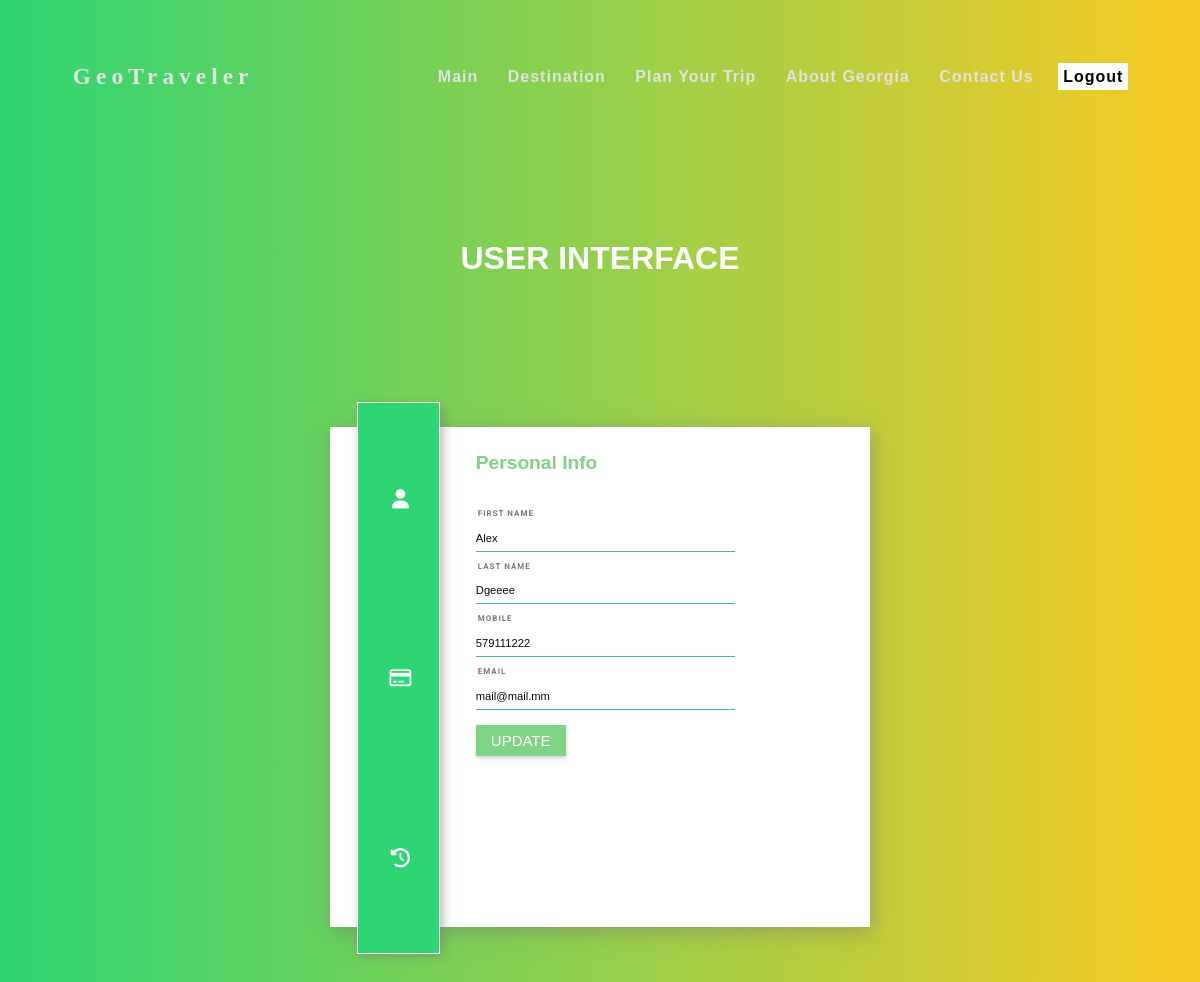
Screenshot of /userProfile.php (signed in) with the database file from the repository.
### tables this page shows
CREATE TABLE `users` (
  `id` int(11) NOT NULL,
  `name` varchar(50) DEFAULT NULL,
  `surname` varchar(50) DEFAULT NULL,
  `mobile` varchar(15) DEFAULT NULL,
  `email` varchar(50) DEFAULT NULL,
  `username` varchar(50) NOT NULL,
  `password` varchar(255) NOT NULL,
  `registeredAt` datetime NOT NULL
);

### back-end/php/user.php (called while the page is built, shortened)
<?php
require_once 'config.php';
    class user{
        private $db;
        function __construct($conn){
            $this->db = $conn;
        }
        public function getUserbyUsername($username){
            try{
                $sql = "select * from geotraveler.users where username = :username";
                $stmt = $this->db->prepare($sql);
                $stmt->bindparam(':username',$username);
                $stmt->execute();
                $result = $stmt->fetch();
                return $result;
            }catch (PDOException $e) {
                    echo $e->getMessage();
                    return false;
            }
        }
         public function getCard($userID){
            try{
                $sql = "select * from geotraveler.cards where userid = :id";
                $stmt = $this->db->prepare($sql);
                $stmt->bindparam(':id',$userID);
                $stmt->execute();
                $result = $stmt->fetch();
                return $result;
            }catch(PDOException $e){
                echo $e->getMessage();
                return false;
            }
        }
    }
?>

### back-end/php/config.php (called while the page is built, shortened)
<?php
require_once 'crud.php';
require_once 'user.php';
$user = new user($pdo);
?>

### userProfile.php (the view, shortened to what this page needs)
<?php
require_once dirname(__FILE__).'/back-end/php/crud.php';
require_once dirname(__FILE__).'/back-end/php/user.php';
if(isset($_SESSION["loggedin"]) && $_SESSION["loggedin"] === true){
    $result = $user->getUserbyUsername($_SESSION["username"]);
    $uid = $_SESSION["userID"];
    $card = $user->getCard($uid);
}else{
    echo "<script> window.alert('ERROR please login!!!'); window.location.replace('loginForm.php'); </script>";
}
?>
<!doctype html>
<html lang="en">
<head>
    <link rel="stylesheet" href="https://cdnjs.cloudflare.com/ajax/libs/font-awesome/5.13.0/css/all.min.css">
    <link rel="stylesheet" href="css/userCSS.css">
    <link rel="stylesheet" href="path/to/font-awesome/css/font-awesome.min.css">
</head>
<body>
<section class="header">
    <NAV class="navigation">
        <div class="logo">
            <a href="index.php"><h3>GeoTraveler</h3></a>
        </div>
        <ul class="nav-links">
            <li><a href="index.php"> Main </a></li>
            <li><a href="destination.php"> Destination </a></li>
            <li><a href="PlanYourTrip.php"> Plan Your Trip </a></li>
            <li><a href="AboutGeorgia.php"> About Georgia </a></li>
            <li><a href="contactus.php"> Contact Us </a></li>
            <li>
                <?php
                if(isset($_SESSION["loggedin"]) && $_SESSION["loggedin"] === true){
                   echo ' <label id="LoginF" for="show" class="show-btn"><a style=\'color : black; background-color: white;\' href="logout.php">   Logout  </a></label>';
                }else{
                    echo ' <label id="LoginF" for="show" class="show-btn"><a style=\'color : black; background-color: white;\' href="loginForm.php">   Login  </a>  </label>  ';
                }
                ?>
                </li>
        </ul>
    </NAV>
</section>
<div class="user-interface">
    <h1>USER INTERFACE</h1>
</div>
<section class="user-main-container">
    <div class="user-container">
        <div class="left-box">
            <nav class="user-navigation">
                <a onclick="tabs(0)" class="tab active"><i class="fa fa-user"></i></a>
                <a onclick="tabs(1)" class="tab"><i class="fa fa-credit-card"></i></a>
                <a id = "reservT" onclick="tabs(2)" class="tab"><i class="fa fa-history"></i></a>
            </nav>
        </div>
        <div class="right-box">
        <form action="updateProfile.php" method="POST">
            <div class="profile tab-show">
                <h1>Personal Info</h1>
                <h2>First Name</h2>
                <input type="text" name="Uname" class="input-info" value="<?php echo $result['name'] ?>" >
                <h2>Last Name</h2>
                <input type="text" name="Usurname" class="input-info" value="<?php echo $result['surname'] ?>">
                <h2>Mobile</h2>
                <input type="text" name="Umobile" class="input-info" value="<?php echo $result['mobile'] ?>">
                <h2>Email</h2>
                <input type="mail" name="Uemail" class="input-info" value="<?php echo $result['email'] ?>">
                <button id = "updateProfile" class="user-btn">Update</button>
                <br></br>
            </div>
        </form>
        </div>
    </div>
</section>
</body>

### css/userCSS.css (style rules this page uses)
body { background:linear-gradient(to right, #2ed573, #f9ca24); overflow-x: hidden; }
.navigation { position: fixed; width:100%; display: flex; justify-content: space-around; align-items: center; min-height:8vh; font-family: 'Poppins', sans-serif; z-index: 10; }
.logo { color:rgb(226, 226, 226); text-transform: capitalize; letter-spacing: 5px; font-size:20px; font-family: cursive; }
.logo a { text-decoration: none; color:rgb(226, 226, 226); }
.nav-links { display:flex; align-items: center; justify-content: space-around; width: 45%; }
.nav-links li { list-style: none; display: inline-block; }
.nav-links a { color:rgb(226, 226, 226); text-decoration:none; letter-spacing: 1px; font-weight:bold; font-size:16px; transition: 0.6s ease; border: 1px transparent; padding: 5px; }
.user-interface h1 { padding-top: 200px; display: flex; justify-content: center; text-align: center; align-items: center; font-weight: bold; font-size: 32px; color:#fff; }
.user-main-container { background: #fff; width: 540px; height: 500px; margin: 0 auto; position: relative; margin-top: 150px; margin-bottom: 150px; box-shadow: 2px 5px 20px rgba(119, 119, 119, .5); }
.left-box { float:left; top:-5%; left: 5%; position: absolute; width: 15%; height: 110%; background: #2ed573; box-shadow: 3px 3px 10px rgba(119, 119, 119, .5); border: .1em solid white; }
.user-navigation a, .user-navigation i { list-style: none; padding: 40px; padding-left: 20px; color: #fff; font-size: 1.1em; display: block; transition: all .3s ease-in-out; }
.user-navigation i { display:flex; justify-content: center; align-items: center; text-align: center; }
.user-navigation a:first-child { margin-top: 7px; }
.user-navigation a.active { color: #10ac84; }
.right-box { width: 60%; margin-left: 27%; }
.tab { transition: all .5s ease-in; width: 80%; }
h1 { font-family: "Montserrat", sans-serif; color: #7ed386; font-size: 1.2rem; margin-top: 40px; margin-bottom: 35px; padding-top: 25px; }
h2 { color: #777; font-family: "Roboto", sans-serif; text-transform: uppercase; font-size: 8px; letter-spacing: 1px; margin-left: 2px; margin-top: 10px; }
.input-info { border: 0; border-bottom: 1px solid #3fb6a8; width: 80%; font-family: "montserrat", sans-serif; font-size: .7em; padding: 7px 0px; outline: none; color: #070707; }
.user-btn { font-family: "robotto", sans-serif; text-transform: uppercase; font-size: 15px; border: 0; color: #fff; background: #7ed386; padding: 7px 15px; box-shadow: 0px 2px 4px 0px rgba(0, 0, 0, .2); cursor: pointer; margin-top: 15px; }
.tab-show { display:none; }
label { padding-right: 5px; }
@media screen and (max-width:1381px) { .nav-links { width: 60%; } }

### rows the page displays
users: Uname "Alex", Usurname "Dgeeee", Umobile "579111222", Uemail "mail@mail.mm"
